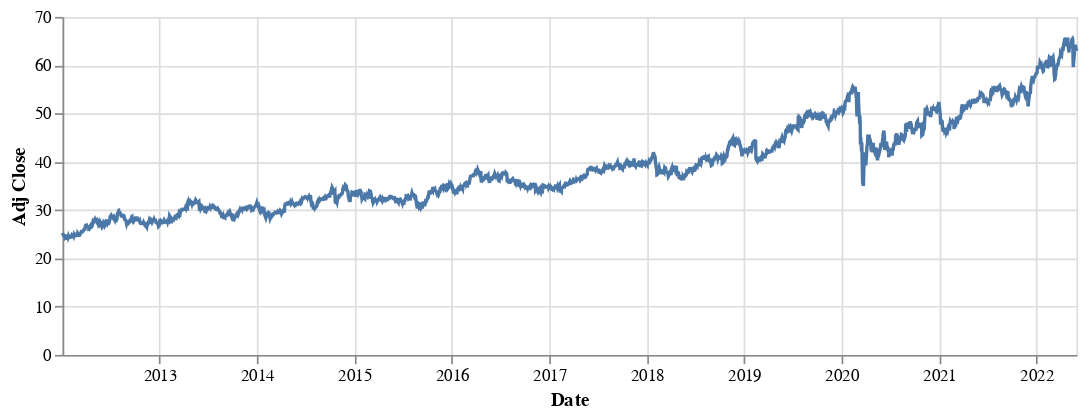

This figure's notebook cell:
### Code cell
## OPENING PRICE
opening_price = alt.Chart(stock_df.reset_index()).mark_line().encode(
    alt.X("Date", title = "Date"),
    alt.Y("Adj Close", title = "Adj Close"),
    tooltip= ['Date', 'Open', 'High', 'Low','Adj Close' ,'Volume']
).properties(
    width=600, height=200
)

opening_price

### Figure 1 — Vega-Lite specification as saved in the notebook (floating-point values rounded to 4 significant figures; data arrays with more than 128 entries replaced by an {"elided": "..."} marker saying what was removed)
{"config": {"view": {"continuousWidth": 400, "continuousHeight": 300}}, "data": {"name": "data-8b3866353d8c2f9f35da91090ebab44c"}, "mark": "line", "encoding": {"tooltip": [{"field": "Date", "type": "temporal"}, {"field": "Open", "type": "quantitative"}, {"field": "High", "type": "quantitative"}, {"field": "Low", "type": "quantitative"}, {"field": "Adj Close", "type": "quantitative"}, {"field": "Volume", "type": "quantitative"}], "x": {"field": "Date", "title": "Date", "type": "temporal"}, "y": {"field": "Adj Close", "title": "Adj Close", "type": "quantitative"}}, "height": 200, "width": 600, "$schema": "https://vega.github.io/schema/vega-lite/v4.17.0.json", "datasets": {"data-8b3866353d8c2f9f35da91090ebab44c": {"elided": "2620 records"}}}
